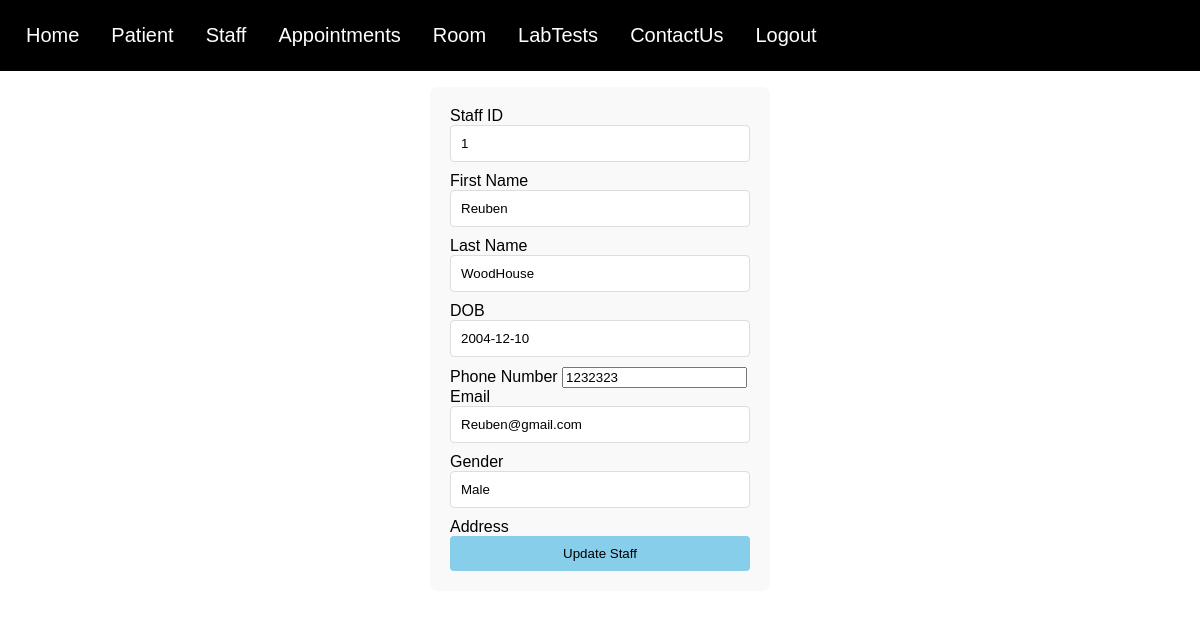
Page /updateStaffPage.php?StaffID=1 (signed in) on the committed database.
### tables this page shows
CREATE TABLE "Staff" (
	"StaffID"	INTEGER NOT NULL UNIQUE,
	"FName"	TEXT NOT NULL,
	"LName"	TEXT NOT NULL,
	"DOB"	TEXT NOT NULL,
	"PhoneNo"	INTEGER NOT NULL,
	"Email"	TEXT NOT NULL UNIQUE,
	"Gender"	TEXT NOT NULL,
	PRIMARY KEY("StaffID" AUTOINCREMENT)
);

### updateStaffPage.php (the view, shortened to what this page needs)
<!DOCTYPE html>
<html lang="en">
<head>
    <link rel="stylesheet" href="loginstyle.css" />
</head>
<body>
  <?php
    include("navbar.php");
    $StaffIDParam=isset($_GET['StaffID']) ? $_GET['StaffID'] : '';
    $db = new SQLite3('HospitalSystem.db');
    $stmt = $db->prepare("SELECT * FROM Staff WHERE \"StaffID\" = :StaffID");
    $stmt->bindValue(':StaffID', $StaffIDParam, SQLITE3_INTEGER);
    $result = $stmt->execute();
    $row = $result->fetchArray(SQLITE3_ASSOC);
    $StaffID = $row['StaffID'];
    $FName = $row['FName'];
    $LName = $row['LName'];
    $DOB = $row['DOB'];
    $PhoneNo = $row['PhoneNo'];
    $Email = $row['Email'];
    $Gender = $row['Gender'];
    if ($DOB) {
      $DOBFormatted = date("Y-m-d", strtotime($DOB));
  } else {
      $DOBFormatted = '';
  }
  ?>
  <div class="main">
    <form action="updateStaff.php" method="post">
    <label for="StaffID">Staff ID</label>
        <input type="number" id="StaffID" name="StaffID" value="<?php echo $StaffID; ?>" placeholder="<?php echo $StaffID; ?>" readonly>
        <label for="firstName">First Name</label>
        <input type="text" id="firstName" name="firstName" value="<?php echo $FName; ?>" placeholder="<?php echo $FName; ?>" required>
        <label for="lastName">Last Name</label>
        <input type="text" id="lastName" name="lastName" value="<?php echo $LName; ?>" placeholder="<?php echo $LName; ?>">
        <label for="dob">DOB</label>
        <input type="text" id="dob" name="dob" value="<?php echo $DOBFormatted; ?>" required>
        <label for="phoneNo">Phone Number</label>
        <input type="tel" id="phoneNo" name="phoneNo" value="<?php echo $PhoneNo; ?>" placeholder="<?php echo $PhoneNo; ?>" required>
        <label for="email">Email</label>
        <input type="email" id="email" name="email" value="<?php echo $Email; ?>" placeholder="<?php echo $Email; ?>" required>
        <label for="gender">Gender</label>
        <input type="text" id="gender" name="gender" value="<?php echo $Gender; ?>" placeholder="<?php echo $Gender; ?>" required>
        <label for="address">Address</label>
           <button type="submit">Update Staff</button>
    </form>
  </div>
</body>
</html>

### loginstyle.css (style rules this page uses)
body { font-family: Arial, sans-serif; display: flex; flex-direction: column; min-height: 100vh; margin: 0; }
.main { flex: 1; padding: 1rem; }
form { width: 300px; margin: 0 auto; padding: 20px; background: #f9f9f9; border-radius: 8px; }
input[type="text"], input[type="number"], input[type="date"], input[type="email"] { width: calc(100% - 22px); padding: 10px; margin-bottom: 10px; border: 1px solid #ddd; border-radius: 4px; }
button { width: 100%; padding: 10px; background-color: skyblue; color: white; border: none; border-radius: 4px; cursor: pointer; color: black; }

### rows in the picture
staff: StaffID "1", firstName "Reuben", lastName "WoodHouse", dob "2004-12-10", phoneNo "1232323", email "Reuben@gmail.com", gender "Male"
